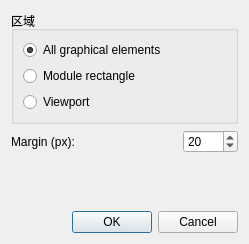
<?xml version="1.0" encoding="UTF-8"?>
<ui version="4.0">
 <class>AreaSelectorDialog</class>
 <widget class="QDialog" name="AreaSelectorDialog">
  <property name="geometry">
   <rect>
    <x>0</x>
    <y>0</y>
    <width>249</width>
    <height>244</height>
   </rect>
  </property>
  <property name="windowTitle">
   <string>Select Area</string>
  </property>
  <layout class="QVBoxLayout" name="verticalLayout_2">
   <item>
    <widget class="QGroupBox" name="areaGroup">
     <property name="title">
      <string>区域</string>
     </property>
     <layout class="QVBoxLayout" name="verticalLayout">
      <item>
       <widget class="QRadioButton" name="boundingBox">
        <property name="text">
         <string>All graphical elements</string>
        </property>
        <property name="checked">
         <bool>true</bool>
        </property>
       </widget>
      </item>
      <item>
       <widget class="QRadioButton" name="moduleRectangle">
        <property name="text">
         <string>Module rectangle</string>
        </property>
       </widget>
      </item>
      <item>
       <widget class="QRadioButton" name="viewport">
        <property name="text">
         <string>Viewport</string>
        </property>
       </widget>
      </item>
     </layout>
    </widget>
   </item>
   <item>
    <layout class="QHBoxLayout" name="marginLayout" stretch="3,1">
     <item>
      <widget class="QLabel" name="marginLabel">
       <property name="text">
        <string>Margin (px):</string>
       </property>
      </widget>
     </item>
     <item>
      <widget class="QSpinBox" name="margin">
       <property name="maximum">
        <number>100</number>
       </property>
       <property name="value">
        <number>20</number>
       </property>
      </widget>
     </item>
    </layout>
   </item>
   <item>
    <spacer name="verticalSpacer">
     <property name="orientation">
      <enum>Qt::Vertical</enum>
     </property>
     <property name="sizeHint" stdset="0">
      <size>
       <width>20</width>
       <height>40</height>
      </size>
     </property>
    </spacer>
   </item>
   <item>
    <widget class="QDialogButtonBox" name="buttonBox">
     <property name="orientation">
      <enum>Qt::Horizontal</enum>
     </property>
     <property name="standardButtons">
      <set>QDialogButtonBox::Cancel|QDialogButtonBox::Ok</set>
     </property>
    </widget>
   </item>
  </layout>
 </widget>
 <resources/>
 <connections>
  <connection>
   <sender>buttonBox</sender>
   <signal>accepted()</signal>
   <receiver>AreaSelectorDialog</receiver>
   <slot>accept()</slot>
   <hints>
    <hint type="sourcelabel">
     <x>248</x>
     <y>254</y>
    </hint>
    <hint type="destinationlabel">
     <x>157</x>
     <y>274</y>
    </hint>
   </hints>
  </connection>
  <connection>
   <sender>buttonBox</sender>
   <signal>rejected()</signal>
   <receiver>AreaSelectorDialog</receiver>
   <slot>reject()</slot>
   <hints>
    <hint type="sourcelabel">
     <x>316</x>
     <y>260</y>
    </hint>
    <hint type="destinationlabel">
     <x>286</x>
     <y>274</y>
    </hint>
   </hints>
  </connection>
 </connections>
</ui>
